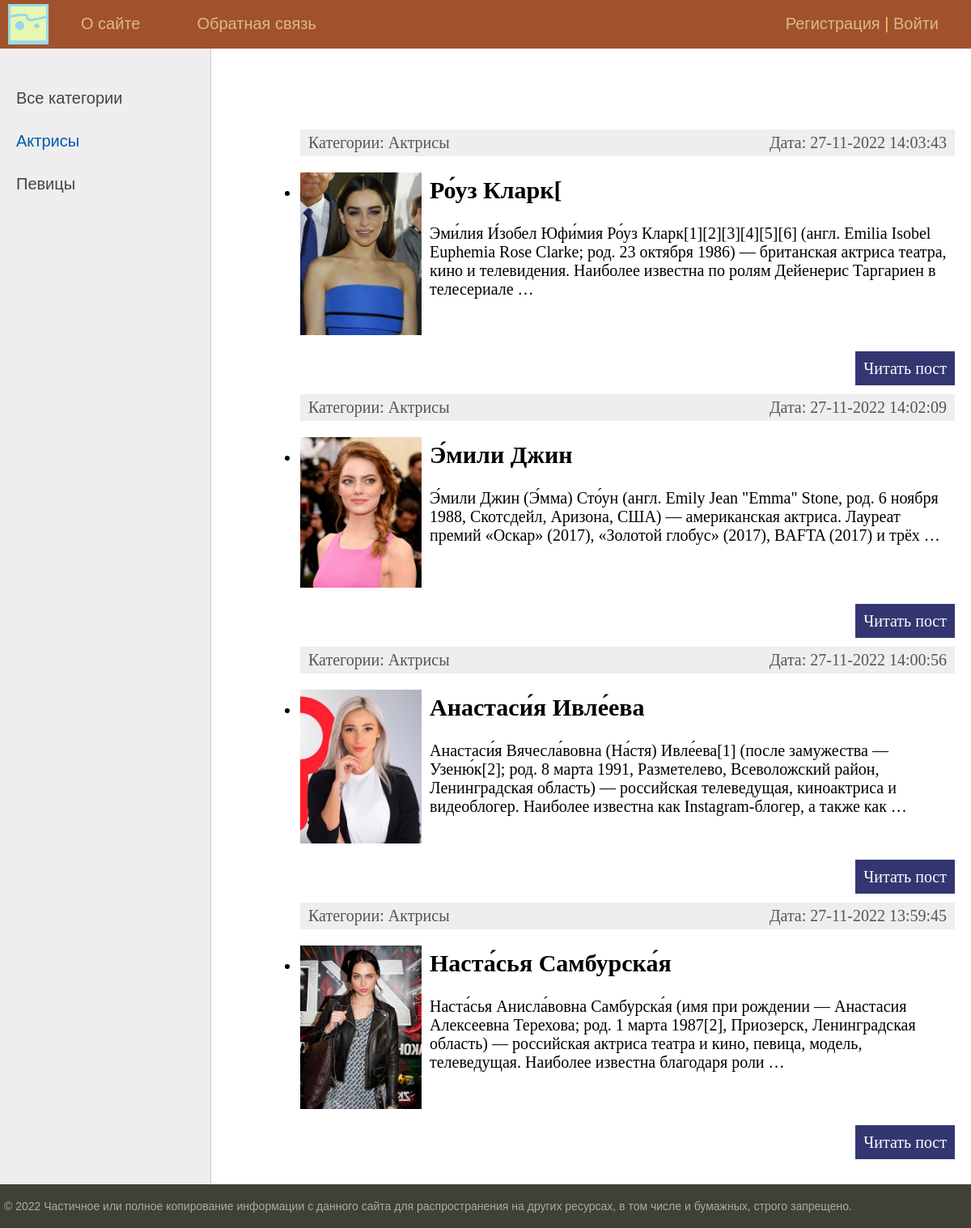
Screenshot of /category/aktrisy/ with the database file from the repository.
### women/models.py (models this page shows, shortened)
class Category(models.Model):
    name = models.CharField(max_length=100, db_index=True, verbose_name='Категория')
    slug = models.SlugField(max_length=255, unique=True, db_index=True, verbose_name="URL")
    def __str__(self):
        return self.name
    def get_absolute_url(self):
        return reverse('category', kwargs={'cat_slug': self.slug})
    class Meta:
        verbose_name = 'Категорию'
        verbose_name_plural = 'Категории'
        ordering = ['id']

class Women(models.Model):
    title = models.CharField(max_length=255, verbose_name='Заголовок')
    slug = models.SlugField(max_length=255, unique=True, db_index=True, verbose_name='URL')
    content = models.TextField(blank=True, verbose_name='Текст статьи')
    photo = models.FileField(upload_to="photos/%Y/%m/%d/", verbose_name='Фото')
    time_create = models.DateTimeField(auto_now_add=True, verbose_name='Время создания')
    time_update = models.DateTimeField(auto_now=True, verbose_name='Время изменения')
    is_published = models.BooleanField(default=True, verbose_name='Публикация')
    cat = models.ForeignKey('Category', on_delete=models.PROTECT, null = True, verbose_name='Категории')
    def get_absolute_url(self):
        return reverse('post', kwargs={'post_slug': self.slug})
    class Meta:
        verbose_name = 'Женщину'
        verbose_name_plural = 'Женщины'
        ordering = ['-time_create', 'title']

### women/views.py (the view)
# urls.py: path('category/<slug:cat_slug>/', WomenCategory.as_view(), name='category'),
class WomenCategory(DataMixin, ListView):
    model = Women
    template_name = 'women/index.html'
    context_object_name = 'posts'
    allow_empty = False
    def get_queryset(self):
        return Women.objects.filter(cat__slug=self.kwargs['cat_slug'], is_published=True)
    def get_context_data(self, *, object_list=None, **kwargs):
        context = super().get_context_data(**kwargs)
        c_def = self.get_user_context(title='Категория - ' + str(context['posts'][0].cat),
                                      cat_selected=context['posts'][0].cat_id)
        return dict(list(context.items()) + list(c_def.items()))

### women/utils.py (called while the page is built)
    def get_user_context(self, **kwargs):
        context = kwargs
        cats = Category.objects.annotate(Count('women'))
        user_menu = menu.copy()
        if not self.request.user.is_authenticated:
            user_menu.pop(1)
        context['menu'] = user_menu
        context['cats'] = cats
        if 'cat_selected' not in context:
            context['cat_selected'] = 0
        return context

### women/templates/women/index.html (shortened to what this page needs)
{% extends 'women/base.html' %}
{% block content %}
<ul class = "List-articles">
    {% for p in posts  %}
            <li><div class="article-panel">
    <p class="first">Категории: {{p.cat}}</p>
    <p class="last">Дата: {{p.time_update|date:'d-m-Y H:i:s'}}</p>
</div>
{% if p.photo %}
    <p><img class='img-article-left thumb' src='{{p.photo.url}}'></p>
{% endif %}
                <h2>{{p.title}}</h2>
        {% autoescape on %}
        <p>{{p.content|linebreaks| truncatewords:30}}</p>
        {% endautoescape %}
            <p class="link-read-post"><a href="{{ p.get_absolute_url }}">Читать пост</a></p>
            </li>
    {% endfor %}
</ul>
{% endblock %}

### women/templates/women/base.html (shortened to what this page needs)
{% load static %}
{% load women_tags %}
<!DOCTYPE html>
<html>
<head>
	<link type="text/css" href="{% static 'women/css/styles1.css' %}" rel="stylesheet" />
</head>
<body>
<table class="table-page" border=0 cellpadding="0" cellspacing="0">
<tr><td valign=top>
{% block mainmenu %}
		<div class="header">
			<ul id="mainmenu" class="mainmenu">
			<li class="logo"><a href="{% url 'home' %}"><div class="logo"></div></a></li>
{% for m in menu %}
			<li><a href="{% url m.url_name %}">{{m.title}}</a></li>
{% endfor %}
			{% if request.user.is_authenticated %}
			<li class = 'last'> {{user.username}} | <a href="{% url 'logout' %}">Выйти</a></li>
			{% else %}
			<li class = 'last'><a href="{% url 'register' %}">Регистрация</a> | <a href="{% url 'login' %}">Войти</a></li>
			{% endif %}
		    </ul>
		</div>
{% endblock mainmenu %}
<table class="table-content" border=0 cellpadding="0" cellspacing="0">
<tr>
	<td valign="top" class="left-chapters">
	<ul id="leftchapters">
{% if cat_selected == 0 %}
		<li class="selected">Все категории</li>
{% else %}
		<li><a href="{% url 'home' %}">Все категории </a></li>
{% endif %}
{% for c in cats %}
{% if c.women__count > 0 %}
	{% if c.pk == cat_selected %}
		<li class='selected'>{{c.name}}</li>
	{% else %}
		<li><a href="{{ c.get_absolute_url }}">{{c.name}}</a></li>
	{% endif %}
{% endif %}
{% endfor %}
	</ul>
</td>
<td valign="top" class="content">
	<div class="content-text">
{% block content %}
{% endblock %}
	</div>
</td></tr></table>
</td></tr>
<tr><td valign=top>
	<div id="footer">
		<p>&copy; 2022 Частичное или полное копирование информации с данного сайта для распространения на других ресурсах, в том числе и бумажных, строго запрещено.</p>
	</div>
</td></tr></table>
</body>
</html>

### women/static/women/css/styles1.css (style rules this page uses)
html, body { font-family: 'Arial'; margin: 0; padding: 0; height: 100%; width: 100%; color: #444; }
a { color: #0059b2; text-decoration: none; }
img { max-width: 600px; height: auto; }
img.img-article-left { max-width: 300px; height: auto; float: left; padding: 0 10px 10px 0; }
img.img-article-left.thumb { max-width: 150px; height: auto; }
p.link-read-post { text-align: right; }
p.link-read-post a { padding: 10px; min-width: 100px; background: #333671; color: #fff; text-decoration: none; }
div.article-panel { background: #eee; padding: 5px 10px 5px 10px; box-sizing: border-box; overflow: hidden; color: #555; }
div.article-panel p.first { margin: 0; float: left; }
div.article-panel p.last { margin: 0; float: right; }
.table-page { width: 100%; height: 100%; vertical-align: top; }
.table-page tr { height: 100%; }
.header { background: #A0522D; height: 60px; }
.logo { background: url('../images/logo1.png') no-repeat 10px 5px; width: 70px; height: 60px; }
ul.mainmenu { list-style: none; margin: 0; padding: 0; height: 60px; color: #fdc073; font-size: 20px; overflow: hidden; }
ul.mainmenu li { float: left; margin: 18px 40px 0 30px; }
ul.mainmenu li.logo { margin: 0; }
ul.mainmenu li.last { float: right; }
ul.mainmenu li a { color: #DEB887; text-decoration: none; }
.table-content { width: 100%; min-height: 100%; height: 100%; }
.left-chapters { margin: 0; background: #eee; border-right: 1px solid #ccc; min-height: 100%; }
.left-chapters ul { width: 230px; min-height: 100%; margin: 0; padding: 20px 10px 10px 20px; list-style: none; font-size: 20px; }
.left-chapters ul li { margin: 30px 0 0 0; color: #999; }
.left-chapters ul li.selected { color: #0059b2; }
.left-chapters ul li a { color: #444; text-decoration: none; }
.content { padding: 40px 20px 20px 40px; width: 100%; box-sizing: border-box; }
.content-text { margin: 60px 0 0 30px; color: #000; font-size: 20px; font-family: Yandex Sans Display Light; }
#footer { box-sizing: border-box; background: #3F4137; padding: 5px; color: #aaa; font-size: 14px; font-family: Verdana, Geneva, Arial, Helvetica; text-align: left; overflow: hidden; }

### rows the page displays
Category: name "Актрисы"
Category: name "Певицы"
Women: cat "Актрисы", time_update "27-11-2022 14:03:43", photo (picture), title "Ро́уз Кларк[", content "Эми́лия И́зобел Юфи́мия Ро́уз Кларк[1][2][3][4][5][6] (англ. Emilia Isobel Euphemia Rose Clarke; род. 23 октября 1986) — британская актриса театра, кино и телевидения. Наиболее известна по ролям Дейенерис Таргариен в телесериале …"
Women: cat "Актрисы", time_update "27-11-2022 14:02:09", photo (picture), title "Э́мили Джин", content "Э́мили Джин (Э́мма) Сто́ун (англ. Emily Jean \"Emma\" Stone, род. 6 ноября 1988, Скотсдейл, Аризона, США) — американская актриса. Лауреат премий «Оскар» (2017), «Золотой глобус» (2017), BAFTA (2017) и трёх …"
Women: cat "Актрисы", time_update "27-11-2022 14:00:56", photo (picture), title "Анастаси́я Ивле́ева", content "Анастаси́я Вячесла́вовна (На́стя) Ивле́ева[1] (после замужества — Узеню́к[2]; род. 8 марта 1991, Разметелево, Всеволожский район, Ленинградская область) — российская телеведущая, киноактриса и видеоблогер. Наиболее известна как Instagram-блогер, а также как …"
Women: cat "Актрисы", time_update "27-11-2022 13:59:45", photo (picture), title "Наста́сья Самбурска́я", content "Наста́сья Анисла́вовна Самбурска́я (имя при рождении — Анастасия Алексеевна Терехова; род. 1 марта 1987[2], Приозерск, Ленинградская область) — российская актриса театра и кино, певица, модель, телеведущая. Наиболее известна благодаря роли …"

### other values shown
{{ m.title }} "O сайте" "Обратная связь"
